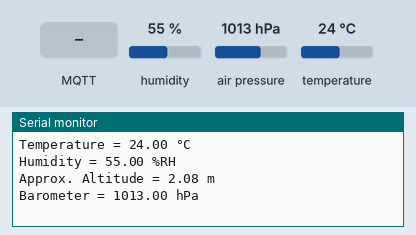
A sketch run on a simulated ESP32. On the bench: the last lines printed to the serial monitor. The test bench sets the inputs (shaded band); at power-on: humidity 55 %, air pressure 1013 hPa, temperature 24 °C. WiFi joins after 1.5 s; servers stay silent unless stated; random numbers use the default seed unless the sketch sets one; no MQTT or app messages arrive unless stated.

Above: at 4.7 s.
4.8 s: MQTT message "1" arrives on the first subscribed topic
7.2 s: MQTT message "on" arrives on the first subscribed topic
11.4 s: MQTT message "off" arrives on the first subscribed topic
13.7 s: humidity set to 22 %
At 15.0 s:
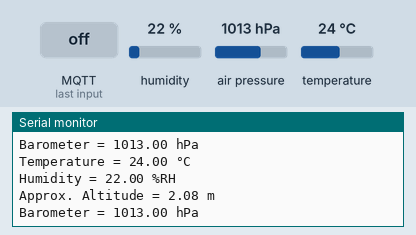
15.2 s: air pressure set to 952 hPa
At 15.9 s:
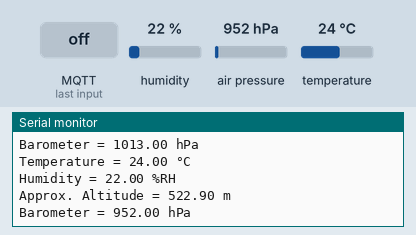
16.7 s: air pressure set to 1000 hPa
At 21.7 s:
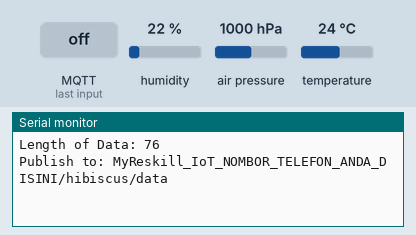
Timing chart, 0 to 21.9 s (numbered marks = the images above; inputs shaded):
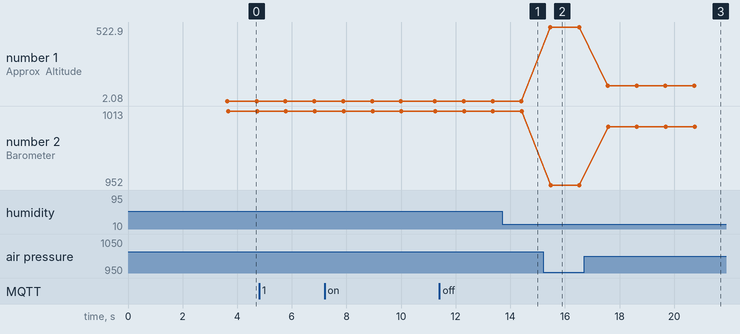

The sketch:

Hibiscus_Sense_BME280_MQTT.ino
```cpp
/*
* MYRESKILL IOT TRAINING
*
* Penulis: Mohamad Ariffin Zulkifli
* Syarikat: Myinvent Technologies Sdn Bhd
*
* Mikropengawal ESP32 hanya menyokong Wi-Fi berfrekuensi 2.4GHz.
* Oleh itu, masukkan nama Wi-Fi yang berfrekuensi 2.4GHz sahaja.
*
*/

#include <Adafruit_Sensor.h>
#include <Adafruit_BME280.h>
#include <Wire.h>
#include <WiFi.h>
#include <MQTT.h>

#define WIFI_SSID             "NAMA_WIFI_ANDA_DISINI"
#define WIFI_PASSWORD         "PASSWORD_ANDA_DISINI"
#define MQTT_HOST             "broker.hivemq.com"
#define MQTT_PREFIX_TOPIC     "MyReskill_IoT_NOMBOR_TELEFON_ANDA_DISINI/hibiscus"
#define MQTT_PUBLISH_TOPIC    "/data"
#define MQTT_SUBSCRIBE_TOPIC  "/control"

#define SEALEVELPRESSURE_HPA (1013.25)

Adafruit_BME280 bme;

WiFiClient net;
MQTTClient mqtt(1024);

unsigned long lastMillis = 0;

void connectToWiFi() {
  Serial.print("Connecting to Wi-Fi '" + String(WIFI_SSID) + "' ...");

  WiFi.mode(WIFI_STA);
  WiFi.begin(WIFI_SSID, WIFI_PASSWORD);

  while (WiFi.status() != WL_CONNECTED) {
    Serial.print(".");
    delay(500);
  }

  Serial.println(" connected!");
}

void messageReceived(String &topic, String &payload) {
  Serial.println("Incoming Status: " + payload);
  Serial.println();
}

void connectToMqttBroker(){
  Serial.print("Connecting to '" + String(MQTT_HOST) + "' ...");

  mqtt.begin(MQTT_HOST, net);
  mqtt.onMessage(messageReceived);

  String uniqueString = String(WIFI_SSID) + "-" + String(random(1, 98)) + String(random(99, 999));
  char uniqueClientID[uniqueString.length() + 1];

  uniqueString.toCharArray(uniqueClientID, uniqueString.length() + 1);

  while (!mqtt.connect(uniqueClientID)) {
    Serial.print(".");
    delay(500);
  }

  Serial.println(" connected!");

  Serial.println("Subscribe to: " + String(MQTT_PREFIX_TOPIC) + String(MQTT_SUBSCRIBE_TOPIC));

  mqtt.subscribe(String(MQTT_PREFIX_TOPIC) + String(MQTT_SUBSCRIBE_TOPIC));

}

void setup() {

  Serial.begin(9600);

  delay(2000);

  Serial.println("\nHibiscus Sense BME280 & MQTT");

  unsigned status = bme.begin();
  if (!status) {
    Serial.println("Could not find a valid BME280 sensor, check wiring, address, sensor ID!");
    Serial.print("SensorID was: 0x"); Serial.println(bme.sensorID(),16);
    Serial.print("        ID of 0xFF probably means a bad address, a BMP 180 or BMP 085\n");
    Serial.print("   ID of 0x56-0x58 represents a BMP 280,\n");
    Serial.print("        ID of 0x60 represents a BME 280.\n");
    Serial.print("        ID of 0x61 represents a BME 680.\n");
    while (1) delay(10);
  }

  connectToWiFi();
  connectToMqttBroker();

  Serial.println();

}

void loop() {
  mqtt.loop();
  delay(10);  // <- fixes some issues with WiFi stability

  if (WiFi.status() != WL_CONNECTED) {
    connectToWiFi();
  }

  if (!mqtt.connected()) {
    connectToMqttBroker();
  }

  float temperature = bme.readTemperature();
  float humidity = bme.readHumidity();
  float altitude = bme.readAltitude(SEALEVELPRESSURE_HPA);
  float barometer = bme.readPressure() / 100.0F;

  Serial.print("Temperature = ");
  Serial.print(temperature);
  Serial.println(" °C");

  Serial.print("Humidity = ");
  Serial.print(humidity);
  Serial.println(" %RH");

  Serial.print("Approx. Altitude = ");
  Serial.print(altitude);
  Serial.println(" m");

  Serial.print("Barometer = ");
  Serial.print(barometer);
  Serial.println(" hPa");

  if (millis() - lastMillis > 10000) {
    lastMillis = millis();

    String dataInJson = "{";
    dataInJson += "\"temperature\":" + String(temperature) + ",";
    dataInJson += "\"humidity\":" + String(humidity) + ",";
    dataInJson += "\"altitude\":" + String(altitude) + ",";
    dataInJson += "\"barometer\":" + String(barometer);
    dataInJson += "}";

    Serial.println("Data to Publish: " + dataInJson);
    Serial.println("Length of Data: " + String(dataInJson.length()));
    Serial.println("Publish to: " + String(MQTT_PREFIX_TOPIC) + String(MQTT_PUBLISH_TOPIC));

    mqtt.publish(String(MQTT_PREFIX_TOPIC) + String(MQTT_PUBLISH_TOPIC), dataInJson);
  }

  Serial.println();

  delay(1000);
}
```

Measured:
- after the input at 13.7 s, the serial monitor: prints a new line after 0.71 s (image 1)
- after the input at 15.2 s, the serial monitor: prints a new line after 0.26 s (image 2)
- after the input at 16.7 s, the serial monitor: prints a new line after 0.87 s (image 3)
- plotted number 1: 2.08 → 522.9 after the input at 15.2 s, 522.9 → 110.9 after the input at 16.7 s
- plotted number 2: 1013 → 952 after the input at 15.2 s, 952 → 1000 after the input at 16.7 s
